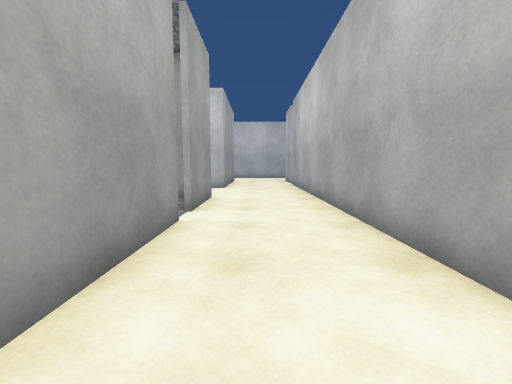
View 1 (above)

18 first-person views from a walk through a Unity game level. The camera is 1.2 m above the floor, tilts 6° down and sees 90° across. Doors are open. The floor is counted in squares, 1 m on a side. Each view is taken from the middle of a square. On the plan, view 1 faces up. The plan holds only what a view shows up to about 12 squares ahead; the rest is blank. The place goes on beyond the plan. The player character is not drawn. Surface patterns are stand-ins for the level's own textures.

View 2
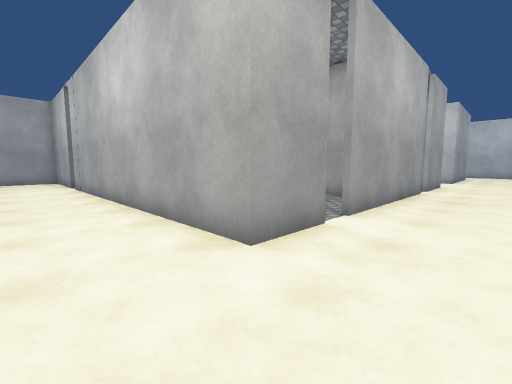

View 3
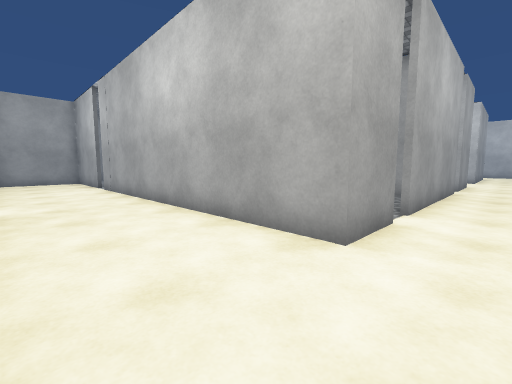

View 4
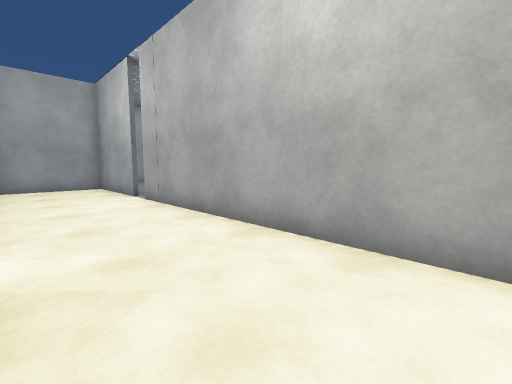

View 5
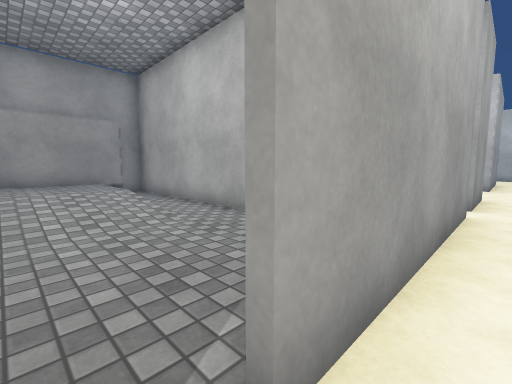

View 6
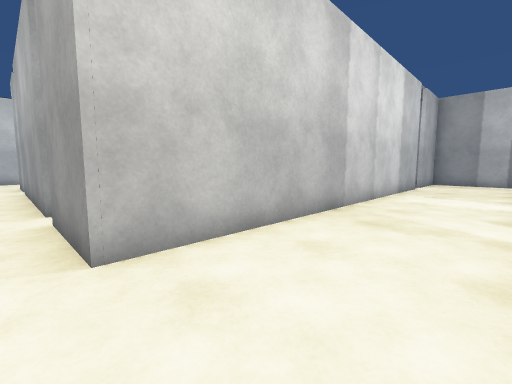

View 7
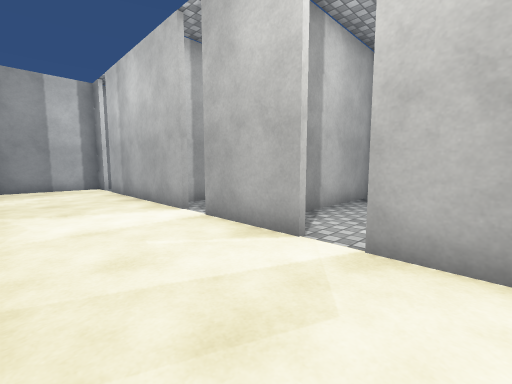

View 8
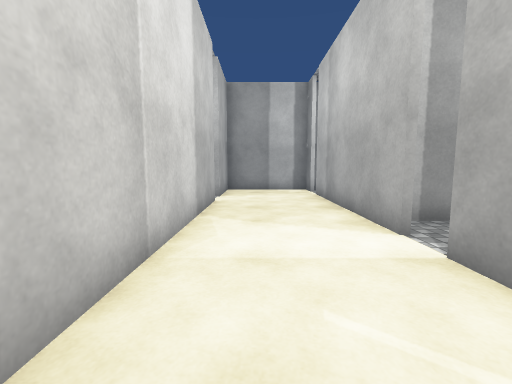

View 9
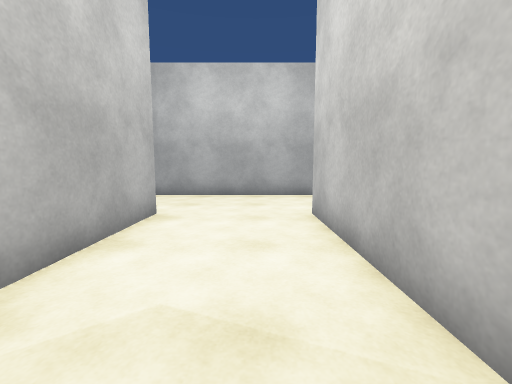

View 10
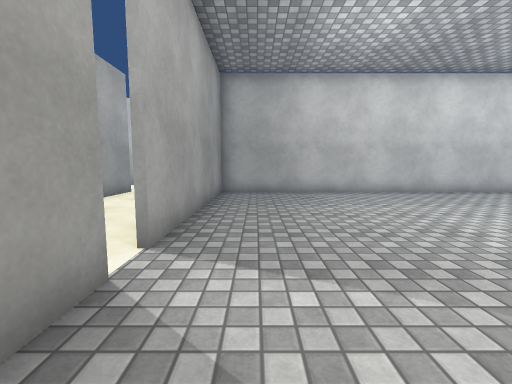

View 11
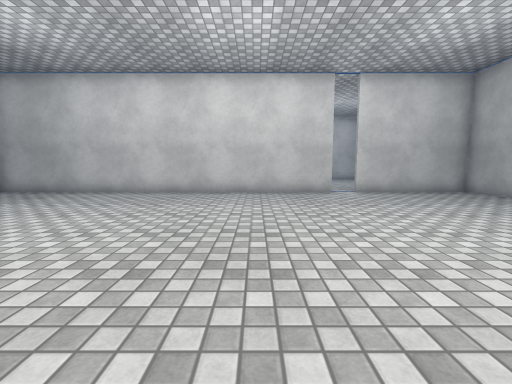

View 12
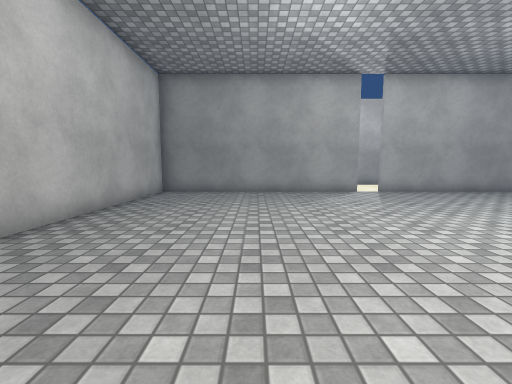

View 13
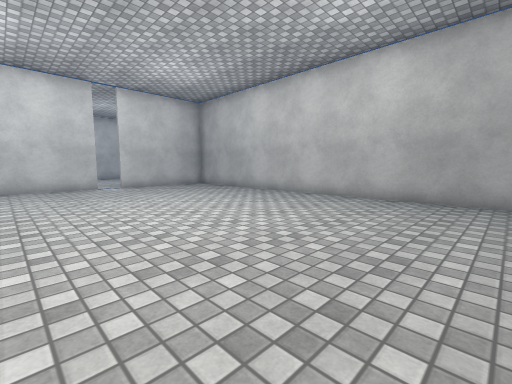

View 14
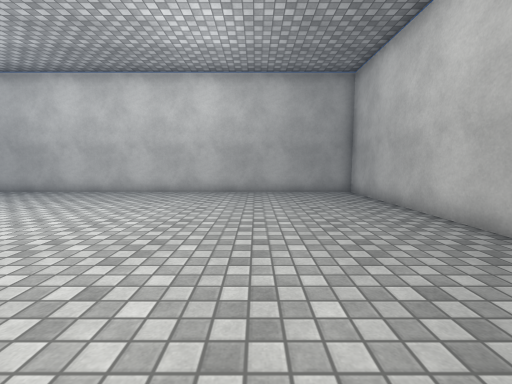

View 15
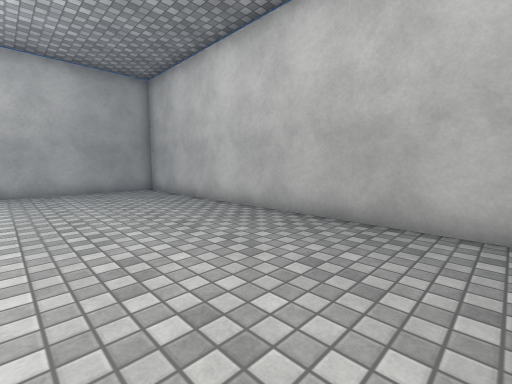

View 16
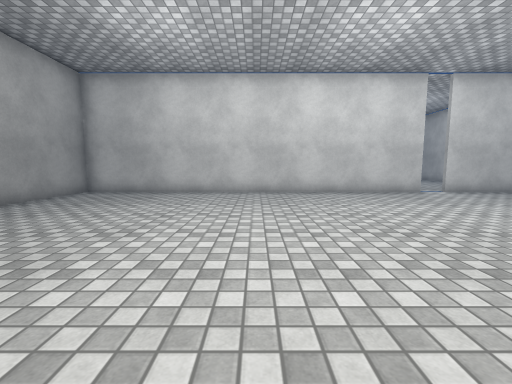

View 17
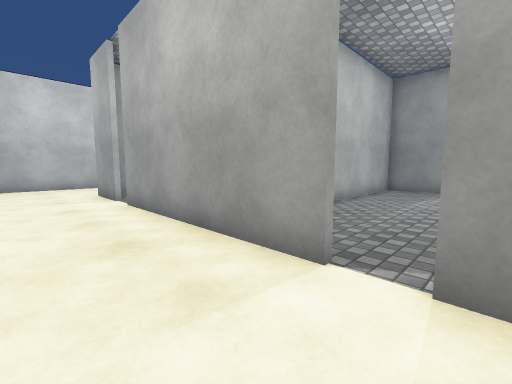

View 18
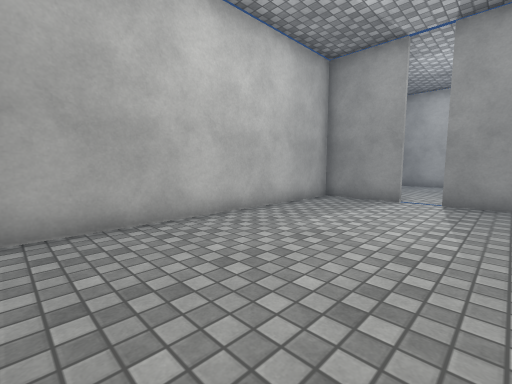

### Floor plan
Points are (right, up) in squares from view 1. A wall is a line through its corners. A room is listed if a view was taken in it or the views show most of it. See-through windows are left out.
Room 1 (views 1, 2, 3, 4, 5, 6, 7, 8, 9, 17)
walls: (2.3, 2.1) (2.3, 14.5); (-1.7, 5.5) (-1.7, -1.2); (-1.7, -2.2) (-1.7, -4.4) (-14.1, -4.4); (-0.8, -8.2) (1, -8.2); (-1.6, 13.5) (-6.4, 13.5); (-7.4, 13.5) (-10.2, 13.5); (-11.2, 13.5) (-17.6, 13.5); (-15.1, -4.4) (-18.5, -4.4); (-15.8, 9.6) (-1.7, 9.6) (-1.7, 6.5); (-19.1, 9.6) (-16.6, 9.6); (-19.6, -5.4) (-19.6, -8.1); (-18.6, 13.5) (-19.1, 13.5); (-19.6, 12.6) (-19.6, 9.9)
ways out: open door at (2, 1) to room 2; open door at (-2, 6) to room 3; open door at (-2, -1.5) to room 4; open door at (-18.5, 13.5); open door at (-16.5, 9.5); open door at (-14.5, -4); open door at (-10.5, 13.5); open door at (-9.5, -8); open door at (-7, 13.5)
Room 2 (views 10, 11, 12, 13, 14, 15, 16)
walls: (2.5, 0.6) (2.5, -8.2) (23.4, -8.2) (23.4, 9.4) (18.4, 9.4); (17.5, 9.4) (2.5, 9.4) (2.5, 1.5)
ways out: open door at (2, 1) to room 1; open door at (18, 9)
Room 3 (view 18)
walls: (-12.1, 8.1) (-12.1, 2.8) (-2.9, 2.8)
ways out: open door at (-2, 6) to room 1; open door at (-12, 6)
Room 4 (no view inside)
walls: (-6, 2.6) (-13, 2.6) (-13, 1.1); (-12.6, 1.6) (-12.6, -2); (-2.9, 2.6) (-4.5, 2.6)
ways out: open door at (-2, -1.5) to room 1

Positions as (right, up) in squares from view 1, and headings:
1: (0, 0), facing up
2: (1, -7), facing up-left
3: (0, -8), facing up-left
4: (-5, -8), facing up-left
5: (-1, -2), facing up-left
6: (-1, 13), facing down-left
7: (-5, 10), facing up-left
8: (-7, 11), facing left
9: (-8, 11), facing right
10: (4, -2), facing up
11: (14, -2), facing up
12: (14, -4), facing left
13: (14, -5), facing up-right
14: (12, -4), facing right
15: (11, -3), facing down-right
16: (10, -2), facing up
17: (1, 7), facing down-left
18: (-3, 8), facing down-left
